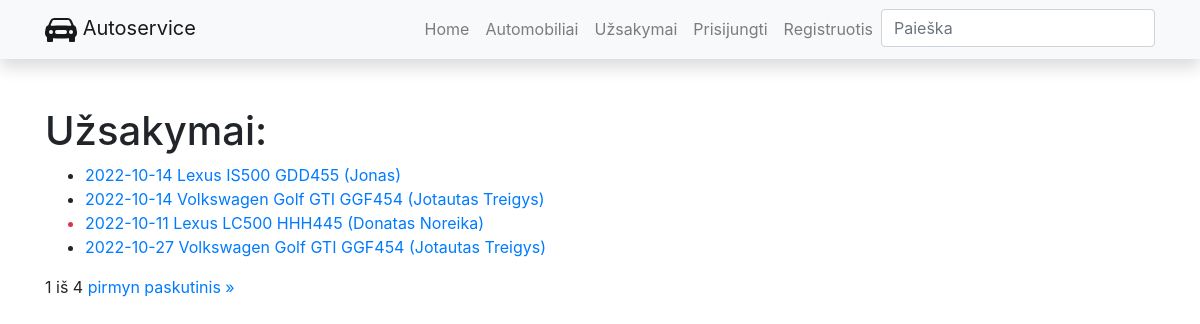
/autoservice/uzsakymai/, run on the app's committed database.
### autoservice/models.py (models this page shows, shortened)
class Uzsakymas(models.Model):
    data = models.DateField("Data", auto_now_add=True, blank=True)
    automobilis = models.ForeignKey("Automobilis", on_delete=models.SET_NULL, null=True, related_name="uzsakymai")
    vartotojas = models.ForeignKey(User, on_delete=models.SET_NULL, null=True, blank=True)
    terminas = models.DateTimeField("Terminas", null=True, blank=True)
    def praejes_terminas(self):
        if self.terminas and datetime.today().replace(tzinfo=utc) > self.terminas.replace(tzinfo=utc):
            return True
        return False
    STATUS = (
        ("p", "Patvirtinta"),
        ("v", "Vykdoma"),
        ("i", "Įvykdyta"),
        ("a", "Atšaukta"),
    )
    statusas = models.CharField(max_length=1, choices=STATUS, default="p", help_text="Statusas")
    def __str__(self):
        return f"{self.data} {self.automobilis}"
    class Meta:
        verbose_name = "Užsakymas"
        verbose_name_plural = "Užsakymai"
        ordering = ['-id']

class Automobilis(models.Model):
    modelis = models.ForeignKey("AutomobilioModelis", on_delete=models.SET_NULL, null=True)
    valstybinis_nr = models.CharField("Valstybinis numeris", max_length=10)
    vin_kodas = models.CharField("VIN kodas", max_length=20)
    kliento_vardas = models.CharField("Kliento vardas", max_length=30)
    photo = models.ImageField('Nuotrauka', upload_to='automobiliai', null=True)
    aprasymas = HTMLField("Aprašymas", null=True, blank=True)
    def __str__(self):
        return f"{self.modelis} {self.valstybinis_nr} ({self.kliento_vardas})"
    class Meta:
        verbose_name = "Automobilis"
        verbose_name_plural = "Automobiliai"
        ordering = ['-id']

class AutomobilioModelis(models.Model):
    gamintojas = models.CharField("Gamintojas", max_length=100)
    modelis = models.CharField("Modelis", max_length=100)
    def __str__(self):
        return f"{self.gamintojas} {self.modelis}"
    class Meta:
        verbose_name = "Automobilio modelis"
        verbose_name_plural = "Automobilio modeliai"

### autoservice/views.py (the view)
# urls.py: path('uzsakymai/', views.UzsakymasListView.as_view(), name='uzsakymai'),
class UzsakymasListView(generic.ListView):
    model = Uzsakymas
    paginate_by = 4

### autoservice/templates/autoservice/uzsakymas_list.html (shortened to what this page needs)
{% extends "base.html" %}
{% block content %}
<h1>Užsakymai:</h1>
<ul>
{% for uzsakymas in object_list %}
    <li class="{% if uzsakymas.praejes_terminas %}text-danger{% endif %}">
        <a href="{% url 'uzsakymas' uzsakymas.pk %}">{{ uzsakymas }} </a>
    </li>
{% endfor %}
</ul>
<div class="pagination">
    <span class="step-links">
        <span class="current">
            {{ page_obj.number }} iš {{ page_obj.paginator.num_pages }}
        </span>
        {% if page_obj.has_next %}
            <a href="?page={{ page_obj.next_page_number }}">pirmyn</a>
            <a href="?page={{ page_obj.paginator.num_pages }}">paskutinis &raquo;</a>
        {% endif %}
    </span>
</div>
{% endblock %}

### data on the page
Uzsakymas: data+automobilis "2022-10-14 Lexus IS500 GDD455 (Jonas)"
Uzsakymas: data+automobilis "2022-10-14 Volkswagen Golf GTI GGF454 (Jotautas Treigys)"
Uzsakymas: data+automobilis "2022-10-11 Lexus LC500 HHH445 (Donatas Noreika)"
Uzsakymas: data+automobilis "2022-10-27 Volkswagen Golf GTI GGF454 (Jotautas Treigys)"

### other printed values
{{ page_obj.number }} "1"
{{ page_obj.paginator.num_pages }} "4"
